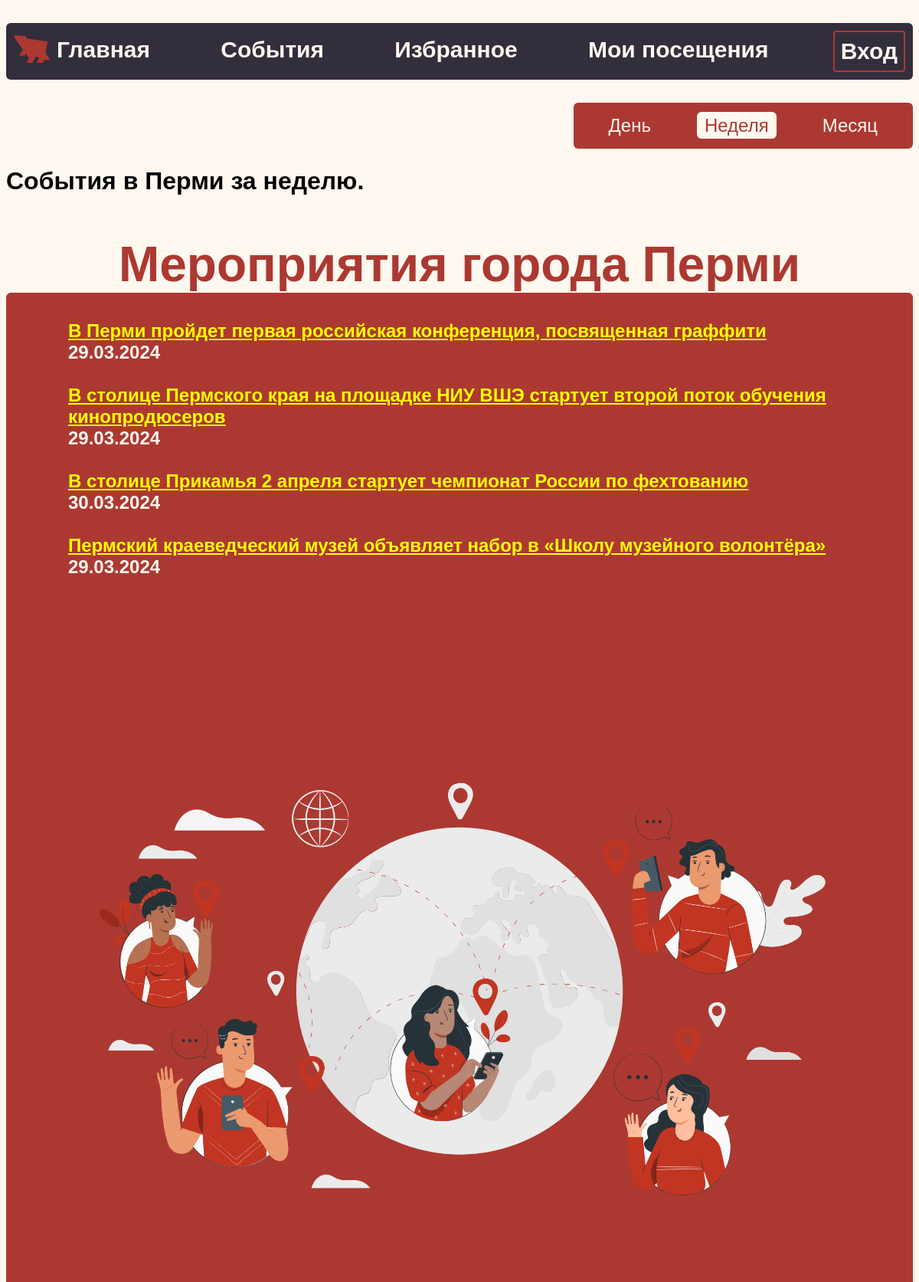
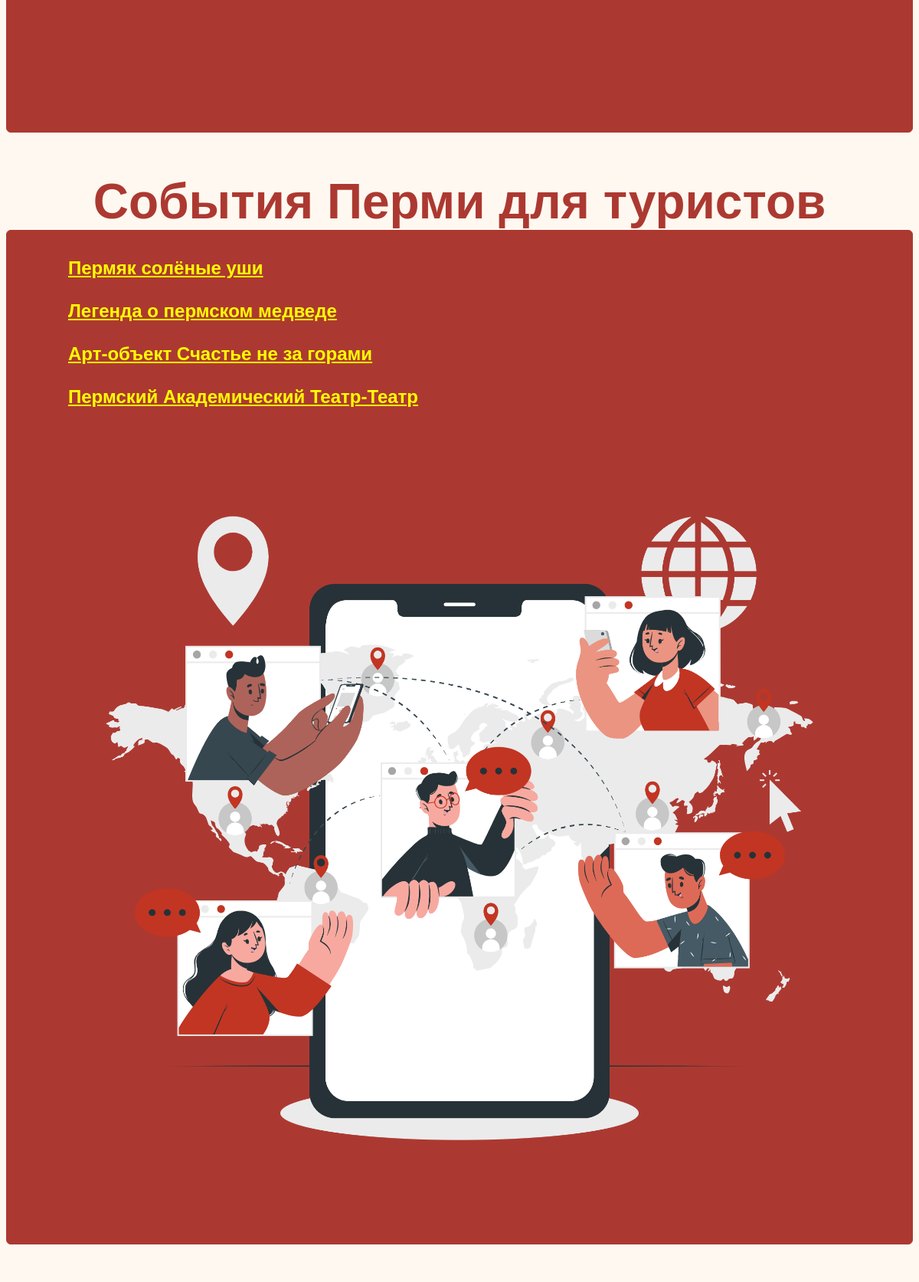
/events/week (upper part), run on the app's committed database (2 pictures, top to bottom).
### core/models.py (models this page shows)
class News1(models.Model):
    period = models.CharField(max_length=32)
    title = models.TextField(max_length=128, null=True, blank=True)
    text = models.TextField(max_length=65536, null=True, blank=True)

class News2(models.Model):
    period = models.CharField(max_length=32)
    title = models.TextField(max_length=128, null=True, blank=True)
    text = models.TextField(max_length=65536, null=True, blank=True)

### core/views.py (the view)
# urls.py: path("events/week", views.week, name="week"),
def week(request):
    events1 = News1.objects.all()
    events2 = News2.objects.all()
    events3 = News3.objects.all()
    return render(request, 'core/week.html', {
        "events1": events1,
        "events2": events2,
        "events3": events3
    })

### core/templates/core/week.html (shortened to what this page needs)
{% extends 'core/layout.html' %}
{% load static %}
{% block body %}
<ul class="time">
    <div class="times">
        <li><a href="{% url 'day' %}">День</a></li>
        <li><a href="{% url 'week' %}" class="checked">Неделя</a></li>
        <li><a href="{% url 'month' %}">Месяц</a></li>
    </div>
</ul>
    <h1>События в Перми за неделю.</h1>
    {% if events1 and events2 and events3 is not Null %}
        {% for event1 in events1 %}
            {% if event1.text != '' %}
                {% if event1.period == 'week' %}
                    <div>
                        <h2 class="header">{{event1.title}}</h2>
                        <div class="text">{{event1.text|safe}}<img src="{% static 'img/people.png' %}" width="100%"></div>
                    </div>
                {% endif %}
            {% endif %}
        {% endfor %}
        {% for event2 in events2 %}
            {% if event2.text != '' %}
                {% if event2.period == 'week' %}
                    <div>
                        <h2 class="header">{{event2.title}}</h2>
                        <div class="text">{{event2.text|safe}}<img src="{% static 'img/network.png' %}" width="100%"></div>
                    </div>
                {% endif %}
            {% endif %}
        {% endfor %}
    {% endif %}
{% endblock %}

### core/templates/core/layout.html (shortened to what this page needs)
{% load static %}
<!DOCTYPE html>
<html lang="en">
<head>
    <link rel="stylesheet" href="{% static 'styles.css' %}">
</head>
<body>
    <ul class="navbar">
        <div>
            <li><img src="{% static 'img/icon.png' %}" height="48"></li>
        </div>
        <div class="navbars">
            <li><a href="{% url 'index' %}">Главная</a></li>
            <li><a href="{% url 'events' %}">События</a></li>
            <li><a href="#">Избранное</a></li>
            <li><a href="#">Мои посещения</a></li>
            <li><a href="{% url 'login' %}" class="active">Вход</a></li>
        </div>
    </ul>
    {% block body %}
    {% endblock %}
</body>
</html>

### core/static/core/styles.css (style rules this page uses)
a { color: yellow; }
body { font-family: Arial, Helvetica, sans-serif; background-color: #FFF8F0; }
.times { display: flex; background-color: #AC3931; padding: 16px; border-radius: 6px; }
.times a { color: #FFF8F0; text-decoration: none; }
a.checked { text-decoration: none; background-color: #FFF8F0; color: #AC3931; padding: 4px 10px; border-radius: 6px; }
img { position: relative; }
.text { margin-top: 0; background-color: #AC3931; border: #AC3931 1px solid; border-radius: 6px; padding: 35px 80px; color: #FFF8F0; font-size: 24px; font-weight: bold; }
.header { font-size: 64px; font-weight: bolder; text-align: center; color: #AC3931; margin-bottom: 0; }
.navbar { list-style: none; display: flex; background-color: #332E3C; padding: 10px; font-size: 30px; font-weight: bolder; border-radius: 6px; }
.navbar a { text-decoration: none; }
.navbar li { display: flex; justify-content: center; }
.navbars { display: flex; justify-content: space-between; width: 100%; }
.navbar a { color: #FFF8F0; padding: 8px; }
.active { border: 2px solid #AC3931; border-radius: 4px; }
.time { list-style: none; display: flex; justify-content: right; font-size: 24px; }
.time li { padding: 0 30px; }
.time { color: #FFF8F0; }

### data on the page
News1: title "Мероприятия города Перми", text "В Перми пройдет первая российская конференция, посвященная граффити 29.03.2024 В столице Пермского края на площадке НИУ ВШЭ стартует второй поток обучения кинопродюсеров 29.03.2024 В столице Прикамья 2 апреля стартует чемпионат России по фехтованию 30.03.2024 Пермский краеведческий музей объявляет набор в «Школу музейного волонтёра» 29.03.2024"
News2: title "События Перми для туристов", text "Пермяк солёные уши Легенда о пермском медведе Арт-объект Счастье не за горами Пермский Aкадемический Театр-Театр"
